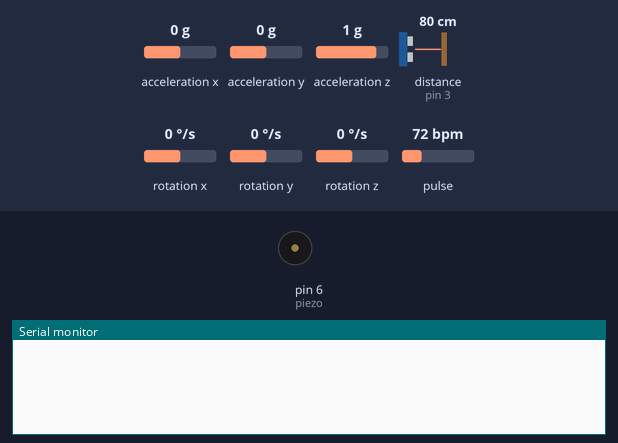
Recording of a sketch running on a simulated Arduino Uno, built with avr-gcc and run on an emulated ATmega328P. Parts: buzzer (waves = sounding, pin HIGH), the last lines printed to the serial monitor. Wiring (inferred from the names in the program): ultrasonic range finder: trigger pin 2; echo pin 3; MPU-6050 motion sensor at I2C address 0x68. The inputs (shaded band) are chosen by the test bench; at power-on: acceleration y 0 g, distance to the obstacle (sensor on pin 3) 80 cm, acceleration x 0 g, acceleration z 1 g, rotation x 0 °/s, rotation y 0 °/s, rotation z 0 °/s, pulse 72 bpm. The echo pulse lasts 58.3 µs per cm; pins used as bus, display or sensor lines are not drawn.

Above: at 0.1 s.
1.8 s: acceleration y set to -1.4 g
At 2.8 s:
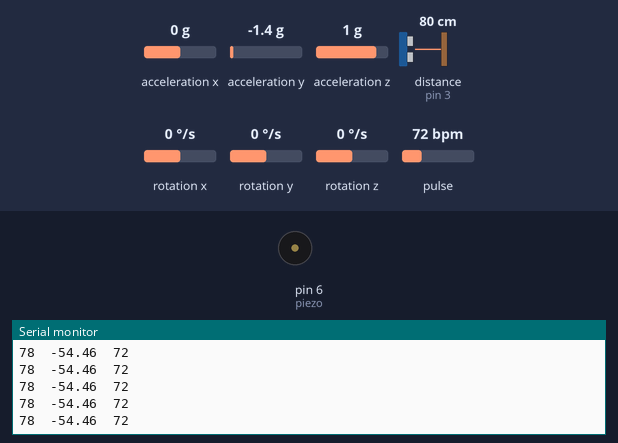
4.8 s: distance to the obstacle (sensor on pin 3) set to 4 cm
At 5.8 s:
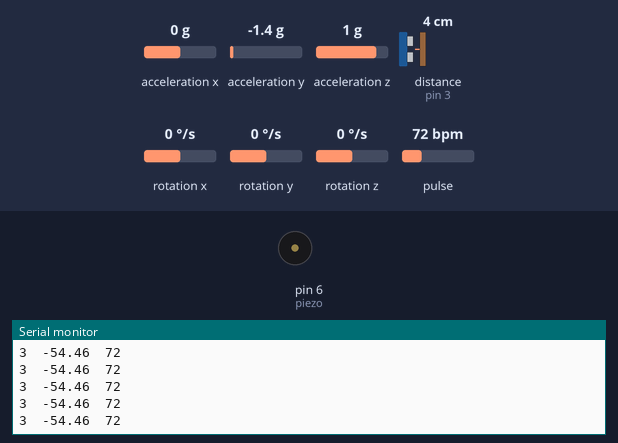
Timing chart, 0 to 7.8 s (numbered marks = the images above; inputs shaded):
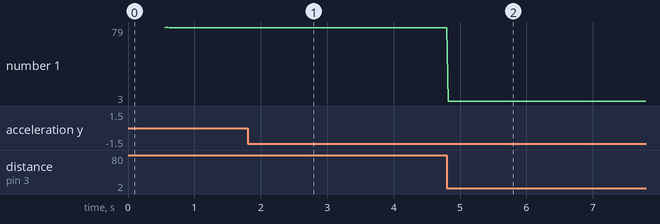

The sketch:

turtleArduino.ino
```cpp
// 상보필터를 적용한 Roll과 Pitch, Yaw의 각도 구하기

#define USE_ARDUINO_INTERRUPTS true    // 심박 센서
#include <PulseSensorPlayground.h> //심박 센서

#include<Wire.h> // 블루투스
#include <SoftwareSerial.h>// 블루투스

#define BT_RXD 8 //블루투스
#define BT_TXD 7 //블루투스

//포트 구성//////////////////////////////////////////////
// 자이로 센서 SDA=A4, SCL=A5
SoftwareSerial BTSerial(BT_RXD, BT_TXD); // 블루투스 TXD=D7, RXD=D8
int trigPin = 2; //초음파 센서 D2
int echoPin = 3; //초음파 센서 D3
int piezo = 6; //피에조 선서 D6
const int PulseWire = 0;  //심박센서 A0

//심박센서 코드
int Threshold = 550; //심박센서 코드
PulseSensorPlayground pulseSensor; //심박센서 코드

//자이로 센서 코드
const int MPU_ADDR = 0x68;    // I2C통신을 위한 MPU6050의 주소
int16_t AcX, AcY, AcZ, Tmp, GyX, GyY, GyZ;   // 가속도(Acceleration)와 자이로(Gyro)
double angleAcX, angleAcY, angleAcZ;
double angleGyX, angleGyY, angleGyZ;
double angleFiX, angleFiY, angleFiZ;
const double RADIAN_TO_DEGREE = 180 / 3.14159;
const double DEG_PER_SEC = 32767 / 250;    // 1초에 회전하는 각도
const double ALPHA = 1 / (1 + 0.04);
// GyX, GyY, GyZ 값의 범위 : -32768 ~ +32767 (16비트 정수범위)
unsigned long now = 0;   // 현재 시간 저장용 변수
unsigned long past = 0;  // 이전 시간 저장용 변수
double dt = 0;           // 한 사이클 동안 걸린 시간 변수
double averAcX, averAcY, averAcZ;
double averGyX, averGyY, averGyZ;

//앱인벤터에서 가져온 값을 저장하는 변수
int Temp = 0;//앱인벤터에서 바로 받아온 값
float Temp2 = 0;//float 자료형으로 변환시키기 위해 사용하는 변수
float tdegree = -1000;//기울기 값을 저장하기 위한 변수
float tdistance = -1000;//거리 값을 저장하기 위한 변수

//셋업 구성 //////////////////////////////////////////////////
void setup() {
  //자이로센서 코드
  initSensor();
  BTSerial.begin(9600);//블루투스 코드
  Serial.begin(9600);
  caliSensor();   //  초기 센서 캘리브레이션 함수 호출
  past = millis(); // past에 현재 시간 저장

  //초음파 센서 코드
  pinMode(echoPin, INPUT);   // 초음파 echoPin 입력
  pinMode(trigPin, OUTPUT);  // 초음파 trigPin 출력

  //피에조 센서 코드
  pinMode(piezo, OUTPUT);

  /*
  tone(piezo, 523); // 5옥타브 도
  delay(1000);
  tone(piezo, 587); // 레
  delay(1000);
  tone(piezo, 659); // 미
  delay(1000);
  tone(piezo, 698); // 파
  delay(1000);
  tone(piezo, 784); // 솔
  delay(1000);
  tone(piezo, 880); // 라
  delay(1000);
  tone(piezo, 988); // 시
  delay(1000);
  tone(piezo, 1046); // 6옥타브 도
  delay(1000);
  noTone(piezo);
  */

  //심박 센서 코드
  pulseSensor.analogInput(PulseWire);
  pulseSensor.setThreshold(Threshold);
  if (pulseSensor.begin()) {
    Serial.println("We created a pulseSensor Object !");
}}
//루프 구성/////////////////////////////////////////////////////
void loop() {


  //심박 센서 코드
  int myBPM = pulseSensor.getBeatsPerMinute();
  /*
  if (pulseSensor.sawStartOfBeat()) {            // Constantly test to see if "a beat happened".
   Serial.println("♥  A HeartBeat Happened ! "); // If test is "true", print a message "a heartbeat happened".
   Serial.print("BPM: ");                        // Print phrase "BPM: "
   Serial.println(myBPM);}                       // Print the value inside of myBPM.
  */


  //초음파 센서 코드
  long duration, distance;
  digitalWrite(trigPin, HIGH);  // trigPin에서 초음파 발생(echoPin도 HIGH)
  delayMicroseconds(10);
  digitalWrite(trigPin, LOW);
  duration = pulseIn(echoPin, HIGH);    // echoPin 이 HIGH를 유지한 시간을 저장 한다.
  distance = ((float)(34000 * duration) / 1000000) / 2;

  /*
  Serial.print("\nDIstance:"); // 물체와 초음파 센서간 거리를 표시
  Serial.print(distance);
  Serial.println("mm\n");
  */


  //블루투스 코드
  /*if (BTSerial.available()) {
    Serial.write(BTSerial.read());
  }
  if (Serial.available()) {
    BTSerial.println(Serial.read());
  }*/


  getData();
  getDT();

  angleAcX = atan(AcY / sqrt(pow(AcX, 2) + pow(AcZ, 2)));
  angleAcX *= RADIAN_TO_DEGREE;
  angleAcY = atan(-AcX / sqrt(pow(AcY, 2) + pow(AcZ, 2)));
  angleAcY *= RADIAN_TO_DEGREE;
  // 가속도 센서로는 Z축 회전각 계산 불가함.

  // 가속도 현재 값에서 초기평균값을 빼서 센서값에 대한 보정
  angleGyX += ((GyX - averGyX) / DEG_PER_SEC) * dt;  //각속도로 변환
  angleGyY += ((GyY - averGyY) / DEG_PER_SEC) * dt;
  angleGyZ += ((GyZ - averGyZ) / DEG_PER_SEC) * dt;

  // 상보필터 처리를 위한 임시각도 저장
  double angleTmpX = angleFiX + angleGyX * dt;
  double angleTmpY = angleFiY + angleGyY * dt;
  double angleTmpZ = angleFiZ + angleGyZ * dt;

  // (상보필터 값 처리) 임시 각도에 0.96가속도 센서로 얻어진 각도 0.04의 비중을 두어 현재 각도를 구함.
  angleFiX = ALPHA * angleTmpX + (1.0 - ALPHA) * angleAcX;
  angleFiY = ALPHA * angleTmpY + (1.0 - ALPHA) * angleAcY;
  angleFiZ = angleGyZ;    // Z축은 자이로 센서만을 이용하열 구함.

  //시리얼 모니터 실행 코드
  Serial.print(distance);//초음파 코드
  Serial.print("\t");
  Serial.print(angleAcX);// 기울기 코드
  Serial.print("\t");
  Serial.println(myBPM);//심박수 코드

  //블루투스 전송 코드
  BTSerial.print(distance);//초음파 코드
  BTSerial.print("\t");
  BTSerial.println(angleAcX);// 기울기 코드
  BTSerial.print("\t");
  BTSerial.println(myBPM);//심박수 코드

  /*
  //블루투스 수신코드
  //입력된 값이 80보다 크다면 기울기 값으로 인식
  //입력된 값이 80보다 작다면 거리 값으로 인식
  if(BTSerial.available()){
    Temp = BTSerial.read();
    Temp2 = float(Temp);
      if(Temp2>=80){ //기울기값 저장
        tdegree = Temp2;
      }else{//거리값 저장
        tdistance = Temp2;
      }}
  */
  /*
  //경고음 발생 조건
  //실시간 기울기 값이 지정된 각도보다 30도이상 감소할 경우 피에조 알람을 울림
  if(angleAcX < tdegree-30.0){
    tone(piezo, 784); // 솔
    delay(500);
    tone(piezo, 784); // 솔
    delay(500);
    tone(piezo, 880); // 라
    delay(500);
    tone(piezo, 880); // 라
    delay(500);
    tone(piezo, 784); // 솔
    delay(500);
    tone(piezo, 784); // 솔
    delay(500);
    tone(piezo, 659); // 미
    delay(500);
  }
  //실시간 거리 값이 저장된 거리보다 10CM이상 가까울 경우 피에조 알람을 울림
  if(distance < tdistance-10){
    tone(piezo, 659); // 미
    delay(1000);
    tone(piezo, 587); // 레
    delay(500);
    tone(piezo, 523); // 5옥타브 도
    delay(500);
    tone(piezo, 587); // 레
    delay(500);
    tone(piezo, 659); // 미
    delay(500);
    tone(piezo, 659); // 미
    delay(500);
    tone(piezo, 659); // 미
    delay(500);
  }
  */

}

void initSensor() {
  Wire.begin();
  Wire.beginTransmission(MPU_ADDR);   // I2C 통신용 어드레스(주소)
  Wire.write(0x6B);    // MPU6050과 통신을 시작하기 위해서는 0x6B번지에
  Wire.write(0);
  Wire.endTransmission(true);
}

void getData() {
  Wire.beginTransmission(MPU_ADDR);
  Wire.write(0x3B);   // AcX 레지스터 위치(주소)를 지칭합니다
  Wire.endTransmission(false);
  Wire.requestFrom(MPU_ADDR, 14, true);  // AcX 주소 이후의 14byte의 데이터를 요청
  AcX = Wire.read() << 8 | Wire.read(); //두 개의 나뉘어진 바이트를 하나로 이어 붙여서 각 변수에 저장
  AcY = Wire.read() << 8 | Wire.read();
  AcZ = Wire.read() << 8 | Wire.read();
  Tmp = Wire.read() << 8 | Wire.read();
  GyX = Wire.read() << 8 | Wire.read();
  GyY = Wire.read() << 8 | Wire.read();
  GyZ = Wire.read() << 8 | Wire.read();
}

// loop 한 사이클동안 걸리는 시간을 알기위한 함수
void getDT() {
  now = millis();
  dt = (now - past) / 1000.0;
  past = now;
}

// 센서의 초기값을 10회 정도 평균값으로 구하여 저장하는 함수
void caliSensor() {
  double sumAcX = 0 , sumAcY = 0, sumAcZ = 0;
  double sumGyX = 0 , sumGyY = 0, sumGyZ = 0;
  getData();
  for (int i=0;i<10;i++) {
    getData();
    sumAcX+=AcX;  sumAcY+=AcY;  sumAcZ+=AcZ;
    sumGyX+=GyX;  sumGyY+=GyY;  sumGyZ+=GyZ;
    delay(50);
  }
  averAcX=sumAcX/10;  averAcY=sumAcY/10;  averAcZ=sumAcY/10;
  averGyX=sumGyX/10;  averGyY=sumGyY/10;  averGyZ=sumGyZ/10;
}
```

Measured:
- after the input at 1.8 s, the serial monitor: prints a new line at once (image 1)
- after the input at 4.8 s, the serial monitor: prints a new line at once (image 2)
- plotted number 1: 78 → 3 after the input at 4.8 s
